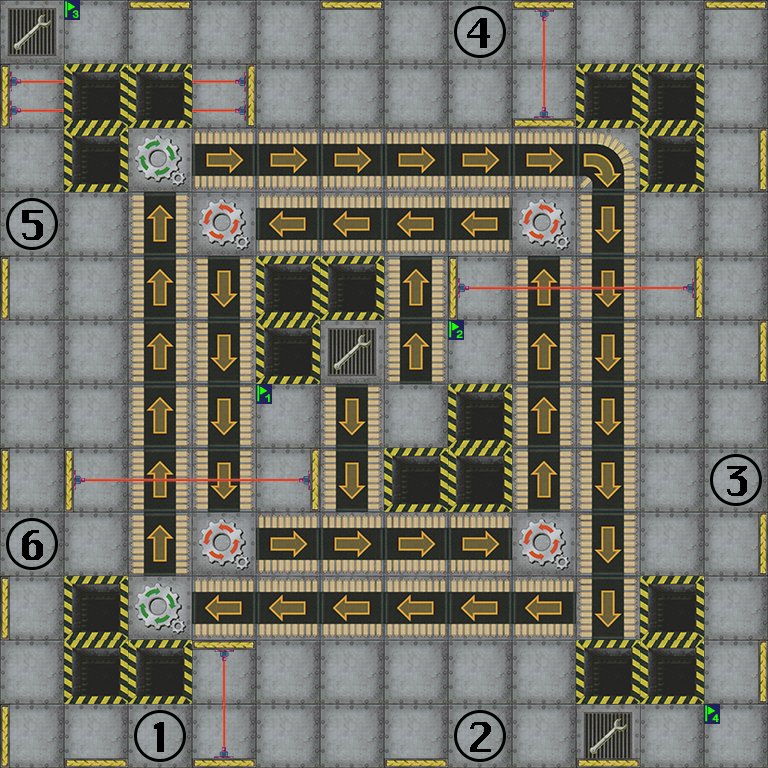

Below is a game level as drawn by its tile map, then a one-line description and the .tmx file that defines it, in full:
An orthogonal 12x12 tile map with 64x64 px tiles, 4 tile layers (background, lasers, walls, flags).

<map version="1.2" tiledversion="1.2.3" orientation="orthogonal" renderorder="right-down" width="12" height="12" tilewidth="64" tileheight="64" infinite="0" nextlayerid="20" nextobjectid="1">
 <tileset firstgid="1" source="tileSetLarge64.tsx" />
 <layer id="1" name="background" width="12" height="12" locked="1">
  <data encoding="csv">
36,1,1,1,1,1,1,1,1,1,1,1,
1,2,2,1,1,1,1,1,1,2,2,1,
1,2,42,40,40,40,40,40,40,22,2,1,
1,1,37,41,39,39,39,39,41,38,1,1,
1,1,37,38,2,2,37,1,37,38,1,1,
1,1,37,38,2,36,37,1,37,38,1,1,
1,1,37,38,1,38,1,2,37,38,1,1,
1,1,37,38,1,38,2,2,37,38,1,1,
1,1,37,41,40,40,40,40,41,38,1,1,
1,2,42,39,39,39,39,39,39,38,2,1,
1,2,2,1,1,1,1,1,1,2,2,1,
1,1,1,1,1,1,1,1,1,36,1,1
</data>
 </layer>
 <layer id="17" name="lasers" width="12" height="12" locked="1">
  <data encoding="csv">
0,0,0,0,0,0,0,0,71,0,0,0,
76,0,0,78,0,0,0,0,69,0,0,0,
0,0,0,0,0,0,0,0,0,0,0,0,
0,0,0,0,0,0,0,0,0,0,0,0,
0,0,0,0,0,0,0,70,68,68,72,0,
0,0,0,0,0,0,0,0,0,0,0,0,
0,0,0,0,0,0,0,0,0,0,0,0,
0,70,68,68,72,0,0,0,0,0,0,0,
0,0,0,0,0,0,0,0,0,0,0,0,
0,0,0,0,0,0,0,0,0,0,0,0,
0,0,0,71,0,0,0,0,0,0,0,0,
0,0,0,69,0,0,0,0,0,0,0,0
</data>
 </layer>
 <layer id="18" name="walls" width="12" height="12" locked="1">
  <data encoding="csv">
0,0,11,0,0,11,0,0,11,0,0,11,
17,0,0,18,0,0,0,0,12,0,0,0,
0,0,0,0,0,0,0,0,0,0,0,18,
0,0,0,0,0,0,0,0,0,0,0,0,
17,0,0,0,0,0,0,17,0,0,18,0,
0,0,0,0,0,0,0,0,0,0,0,18,
0,0,0,0,0,0,0,0,0,0,0,0,
17,17,0,0,18,0,0,0,0,0,0,0,
0,0,0,0,0,0,0,0,0,0,0,18,
17,0,0,0,0,0,0,0,0,0,0,0,
0,0,0,11,0,0,0,0,0,0,0,18,
17,12,0,12,0,0,12,0,0,12,0,0
</data>
 </layer>
 <layer id="19" name="flags" width="12" height="12" locked="1">
  <data encoding="csv">
0,5,0,0,0,0,0,88,0,0,0,0,
0,0,0,0,0,0,0,0,0,0,0,0,
0,0,0,0,0,0,0,0,0,0,0,0,
89,0,0,0,0,0,0,0,0,0,0,0,
0,0,0,0,0,0,0,0,0,0,0,0,
0,0,0,0,0,0,0,4,0,0,0,0,
0,0,0,0,3,0,0,0,0,0,0,0,
0,0,0,0,0,0,0,0,0,0,0,87,
90,0,0,0,0,0,0,0,0,0,0,0,
0,0,0,0,0,0,0,0,0,0,0,0,
0,0,0,0,0,0,0,0,0,0,0,0,
0,0,85,0,0,0,0,86,0,0,0,6
</data>
 </layer>
</map>
